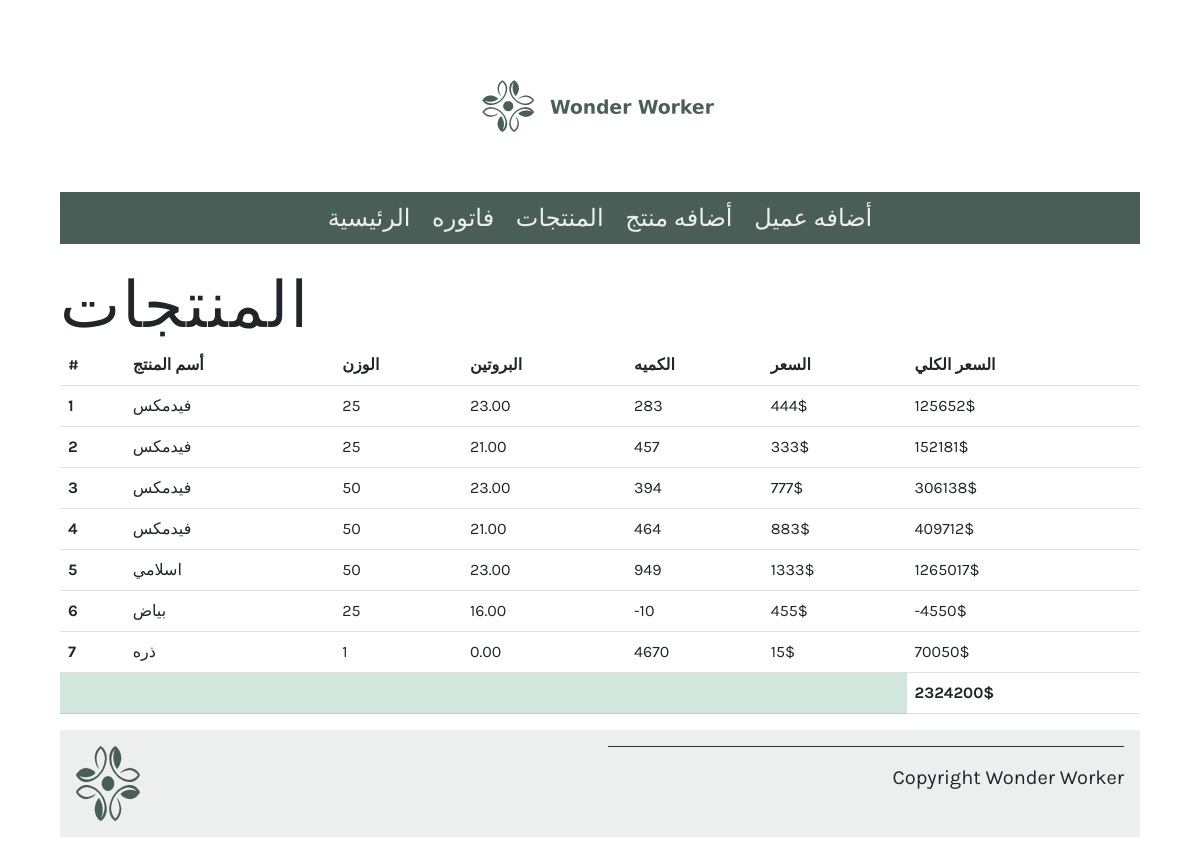
/products/, run on an earlier commit of the app's database.
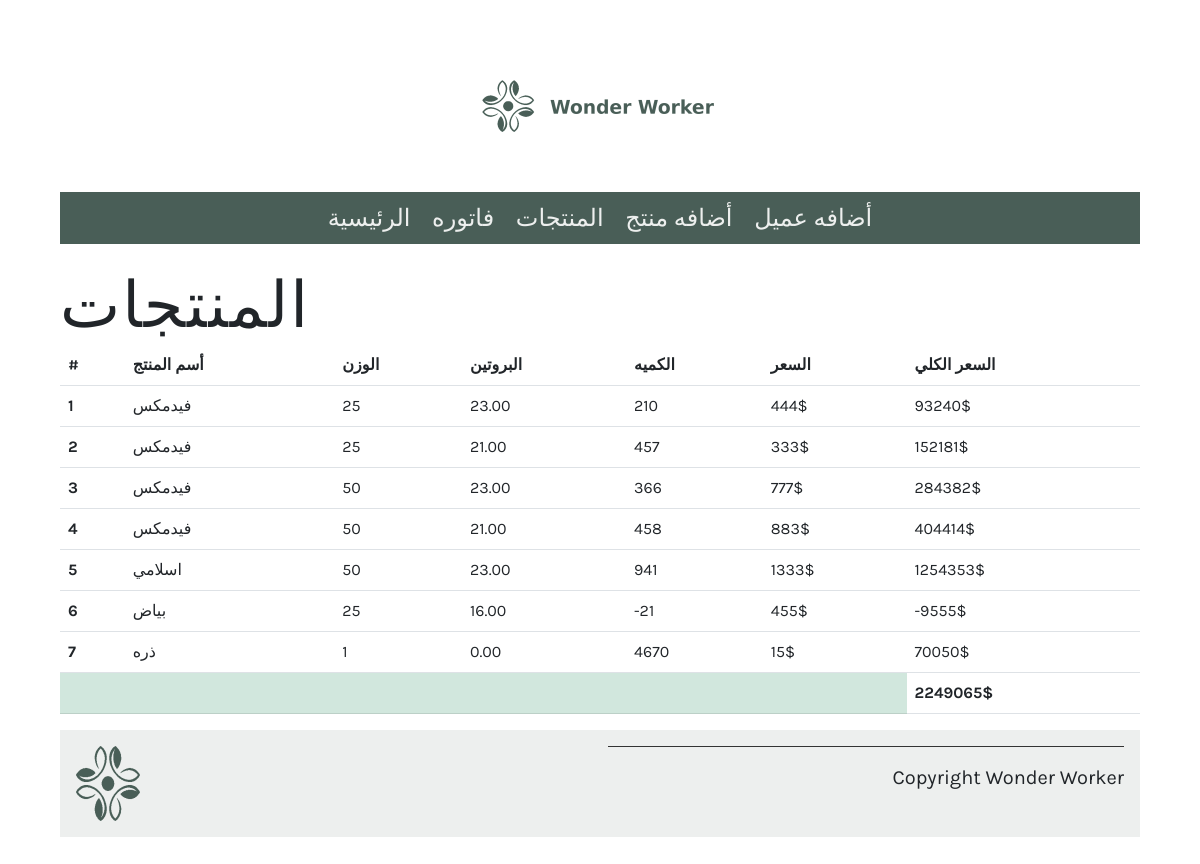
And on a later commit of the database.
### bill_app/models.py (models this page shows, shortened)
class Product(models.Model):
   id=models.AutoField(primary_key=True)
   name = models.CharField(max_length=200)
   protien=models.DecimalField(max_length=1,null=True,decimal_places=2,max_digits=5)
   weight=models.CharField(max_length=5 )
   price = models.IntegerField(null=False)
   quantity = models.IntegerField(default=1)
   def get_total_item_price(self):
      return self.quantity * self.price

### bill_app/views.py (the view)
# urls.py: path('products/',views.products,name='products'),
def products(request):
    products_items=Product.objects.all()
    total=0
    for i in products_items:
        if i is None:
            return total
        else:
            total+=i.get_total_item_price()
    products_dect={'product':products_items,'total':total}
    return render(request, 'products.html',products_dect)

### bill_app/templates/products.html
{% extends 'base.html' %}
{% load static %}
{% block content %}
<h1>المنتجات</h1>
<table class="table ">
    <thead>
    <tr>
        <th scope="col ">#</th>
        <th scope="col"> أسم المنتج</th>
        <th scope="col"> الوزن </th>
        <th scope="col">البروتين</th>
        <th scope="col">الكميه</th>
        <th scope="col">السعر</th>
        <th scope="col">السعر الكلي</th>
    </tr>
    </thead>
    <tbody>
    {% for items in product %}
    <tr>
        <th scope="row">{{ forloop.counter }}</th>
        <td>{{ items.name }}</td>
        <td>{{ items.weight }}</td>
        <td>{{ items.protien }}</td>
        <td>{{ items.quantity }}</td>
        <td>{{ items.price}}$</td>
        <td>{{ items.get_total_item_price}}$</td>
    </tr>
    {% endfor %}
    <tr>
        <td colspan="6" class="table-success"></td><td><b>{{total}}$</b></td>
    </tr>
    </tbody>
</table>
{% endblock %}

What changed in the data, as far as the page shows it:
changed Product (number 1 of 7 on the later page): quantity "283" → "210"; get_total_item_price "125652" → "93240"
changed Product (number 3 of 7 on the later page): quantity "394" → "366"; get_total_item_price "306138" → "284382"
changed Product (number 4 of 7 on the later page): quantity "464" → "458"; get_total_item_price "409712" → "404414"
changed Product "اسلامي": quantity "949" → "941"; get_total_item_price "1265017" → "1254353"
changed Product "بياض": quantity "-10" → "-21"; get_total_item_price "-4550" → "-9555"
Also different on the page:
{{ total }}: "2324200" → "2249065"
